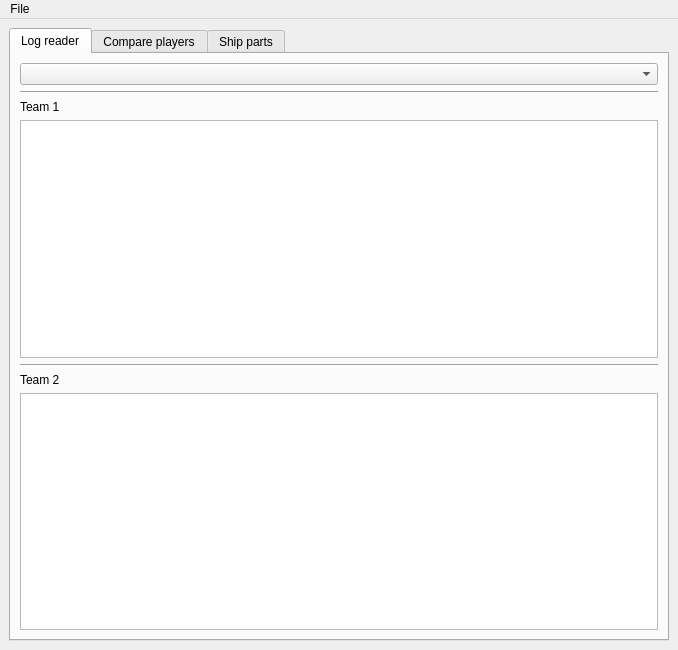
<?xml version="1.0" encoding="UTF-8"?>
<ui version="4.0">
 <class>MainWindow</class>
 <widget class="QMainWindow" name="MainWindow">
  <property name="geometry">
   <rect>
    <x>0</x>
    <y>0</y>
    <width>678</width>
    <height>650</height>
   </rect>
  </property>
  <property name="minimumSize">
   <size>
    <width>460</width>
    <height>300</height>
   </size>
  </property>
  <property name="windowTitle">
   <string>read dem logs - by Tillo</string>
  </property>
  <widget class="QWidget" name="centralwidget">
   <layout class="QGridLayout" name="gridLayout">
    <item row="0" column="0">
     <widget class="QTabWidget" name="tabWidget">
      <property name="layoutDirection">
       <enum>Qt::LeftToRight</enum>
      </property>
      <property name="autoFillBackground">
       <bool>false</bool>
      </property>
      <property name="tabPosition">
       <enum>QTabWidget::North</enum>
      </property>
      <property name="currentIndex">
       <number>0</number>
      </property>
      <property name="elideMode">
       <enum>Qt::ElideNone</enum>
      </property>
      <widget class="QWidget" name="tab_log">
       <property name="accessibleName">
        <string/>
       </property>
       <attribute name="title">
        <string>Log reader</string>
       </attribute>
       <layout class="QGridLayout" name="gridLayout_2">
        <item row="6" column="0">
         <widget class="QTableWidget" name="team2">
          <property name="minimumSize">
           <size>
            <width>430</width>
            <height>0</height>
           </size>
          </property>
          <property name="font">
           <font>
            <pointsize>8</pointsize>
           </font>
          </property>
          <property name="mouseTracking">
           <bool>true</bool>
          </property>
          <property name="toolTip">
           <string notr="true"/>
          </property>
          <property name="toolTipDuration">
           <number>12</number>
          </property>
          <property name="layoutDirection">
           <enum>Qt::LeftToRight</enum>
          </property>
          <property name="frameShape">
           <enum>QFrame::StyledPanel</enum>
          </property>
          <property name="sizeAdjustPolicy">
           <enum>QAbstractScrollArea::AdjustToContents</enum>
          </property>
          <property name="editTriggers">
           <set>QAbstractItemView::NoEditTriggers</set>
          </property>
          <property name="dragDropOverwriteMode">
           <bool>false</bool>
          </property>
          <property name="textElideMode">
           <enum>Qt::ElideMiddle</enum>
          </property>
          <property name="showGrid">
           <bool>true</bool>
          </property>
          <property name="sortingEnabled">
           <bool>false</bool>
          </property>
          <property name="cornerButtonEnabled">
           <bool>false</bool>
          </property>
          <attribute name="horizontalHeaderDefaultSectionSize">
           <number>80</number>
          </attribute>
          <attribute name="horizontalHeaderMinimumSectionSize">
           <number>20</number>
          </attribute>
          <attribute name="horizontalHeaderStretchLastSection">
           <bool>false</bool>
          </attribute>
          <attribute name="verticalHeaderVisible">
           <bool>true</bool>
          </attribute>
          <attribute name="verticalHeaderDefaultSectionSize">
           <number>20</number>
          </attribute>
          <attribute name="verticalHeaderStretchLastSection">
           <bool>false</bool>
          </attribute>
         </widget>
        </item>
        <item row="4" column="0">
         <widget class="Line" name="line">
          <property name="orientation">
           <enum>Qt::Horizontal</enum>
          </property>
         </widget>
        </item>
        <item row="2" column="0">
         <widget class="QLabel" name="label_2">
          <property name="text">
           <string>Team 1</string>
          </property>
         </widget>
        </item>
        <item row="1" column="0">
         <widget class="Line" name="line_2">
          <property name="orientation">
           <enum>Qt::Horizontal</enum>
          </property>
         </widget>
        </item>
        <item row="0" column="0">
         <widget class="QComboBox" name="comboBox">
          <property name="frame">
           <bool>true</bool>
          </property>
         </widget>
        </item>
        <item row="5" column="0">
         <widget class="QLabel" name="label">
          <property name="text">
           <string>Team 2</string>
          </property>
         </widget>
        </item>
        <item row="3" column="0">
         <widget class="QTableWidget" name="team1">
          <property name="minimumSize">
           <size>
            <width>430</width>
            <height>0</height>
           </size>
          </property>
          <property name="font">
           <font>
            <pointsize>8</pointsize>
           </font>
          </property>
          <property name="mouseTracking">
           <bool>true</bool>
          </property>
          <property name="toolTip">
           <string notr="true"/>
          </property>
          <property name="toolTipDuration">
           <number>12</number>
          </property>
          <property name="layoutDirection">
           <enum>Qt::LeftToRight</enum>
          </property>
          <property name="frameShape">
           <enum>QFrame::StyledPanel</enum>
          </property>
          <property name="sizeAdjustPolicy">
           <enum>QAbstractScrollArea::AdjustToContents</enum>
          </property>
          <property name="editTriggers">
           <set>QAbstractItemView::NoEditTriggers</set>
          </property>
          <property name="dragDropOverwriteMode">
           <bool>false</bool>
          </property>
          <property name="textElideMode">
           <enum>Qt::ElideMiddle</enum>
          </property>
          <property name="showGrid">
           <bool>true</bool>
          </property>
          <property name="sortingEnabled">
           <bool>false</bool>
          </property>
          <property name="cornerButtonEnabled">
           <bool>false</bool>
          </property>
          <attribute name="horizontalHeaderDefaultSectionSize">
           <number>80</number>
          </attribute>
          <attribute name="horizontalHeaderMinimumSectionSize">
           <number>20</number>
          </attribute>
          <attribute name="horizontalHeaderStretchLastSection">
           <bool>false</bool>
          </attribute>
          <attribute name="verticalHeaderVisible">
           <bool>true</bool>
          </attribute>
          <attribute name="verticalHeaderDefaultSectionSize">
           <number>20</number>
          </attribute>
          <attribute name="verticalHeaderStretchLastSection">
           <bool>false</bool>
          </attribute>
         </widget>
        </item>
       </layout>
       <zorder>label</zorder>
       <zorder>comboBox</zorder>
       <zorder>team2</zorder>
       <zorder>line</zorder>
       <zorder>label_2</zorder>
       <zorder>line_2</zorder>
       <zorder>team1</zorder>
      </widget>
      <widget class="QWidget" name="tab_player">
       <attribute name="title">
        <string>Compare players</string>
       </attribute>
       <layout class="QGridLayout" name="gridLayout_3">
        <item row="4" column="0" colspan="7">
         <widget class="QTableWidget" name="table_stat">
          <property name="editTriggers">
           <set>QAbstractItemView::NoEditTriggers</set>
          </property>
          <property name="sortingEnabled">
           <bool>false</bool>
          </property>
          <attribute name="horizontalHeaderShowSortIndicator" stdset="0">
           <bool>false</bool>
          </attribute>
          <attribute name="verticalHeaderDefaultSectionSize">
           <number>20</number>
          </attribute>
          <attribute name="verticalHeaderHighlightSections">
           <bool>true</bool>
          </attribute>
          <attribute name="verticalHeaderShowSortIndicator" stdset="0">
           <bool>false</bool>
          </attribute>
         </widget>
        </item>
        <item row="0" column="5" rowspan="3">
         <spacer name="verticalSpacer">
          <property name="orientation">
           <enum>Qt::Vertical</enum>
          </property>
          <property name="sizeHint" stdset="0">
           <size>
            <width>20</width>
            <height>40</height>
           </size>
          </property>
         </spacer>
        </item>
        <item row="0" column="3" rowspan="3">
         <spacer name="verticalSpacer_3">
          <property name="orientation">
           <enum>Qt::Vertical</enum>
          </property>
          <property name="sizeHint" stdset="0">
           <size>
            <width>20</width>
            <height>40</height>
           </size>
          </property>
         </spacer>
        </item>
        <item row="1" column="4">
         <widget class="QLineEdit" name="line_player3"/>
        </item>
        <item row="1" column="6">
         <widget class="QLineEdit" name="line_player4"/>
        </item>
        <item row="0" column="4">
         <widget class="QLabel" name="label_5">
          <property name="text">
           <string>Player 3</string>
          </property>
          <property name="alignment">
           <set>Qt::AlignCenter</set>
          </property>
         </widget>
        </item>
        <item row="0" column="6">
         <widget class="QLabel" name="label_6">
          <property name="text">
           <string>Player 4</string>
          </property>
          <property name="alignment">
           <set>Qt::AlignCenter</set>
          </property>
         </widget>
        </item>
        <item row="3" column="0" colspan="7">
         <widget class="Line" name="line_3">
          <property name="orientation">
           <enum>Qt::Horizontal</enum>
          </property>
         </widget>
        </item>
        <item row="0" column="2">
         <widget class="QLabel" name="label_4">
          <property name="text">
           <string>Player 2</string>
          </property>
          <property name="alignment">
           <set>Qt::AlignCenter</set>
          </property>
         </widget>
        </item>
        <item row="1" column="0">
         <widget class="QLineEdit" name="line_player1"/>
        </item>
        <item row="0" column="1" rowspan="3">
         <spacer name="verticalSpacer_2">
          <property name="orientation">
           <enum>Qt::Vertical</enum>
          </property>
          <property name="sizeHint" stdset="0">
           <size>
            <width>20</width>
            <height>40</height>
           </size>
          </property>
         </spacer>
        </item>
        <item row="1" column="2">
         <widget class="QLineEdit" name="line_player2"/>
        </item>
        <item row="0" column="0">
         <widget class="QLabel" name="label_3">
          <property name="text">
           <string>Player 1</string>
          </property>
          <property name="alignment">
           <set>Qt::AlignCenter</set>
          </property>
         </widget>
        </item>
       </layout>
      </widget>
      <widget class="QWidget" name="tab">
       <attribute name="title">
        <string>Ship parts</string>
       </attribute>
       <layout class="QGridLayout" name="gridLayout_4">
        <item row="1" column="0">
         <widget class="QGroupBox" name="groupBox_3">
          <property name="title">
           <string>Parts you have</string>
          </property>
          <layout class="QGridLayout" name="gridLayout_8">
           <item row="0" column="0">
            <widget class="QTableWidget" name="parts_have">
             <property name="showGrid">
              <bool>true</bool>
             </property>
             <property name="gridStyle">
              <enum>Qt::SolidLine</enum>
             </property>
             <attribute name="horizontalHeaderVisible">
              <bool>false</bool>
             </attribute>
             <attribute name="horizontalHeaderDefaultSectionSize">
              <number>50</number>
             </attribute>
             <attribute name="verticalHeaderDefaultSectionSize">
              <number>20</number>
             </attribute>
            </widget>
           </item>
          </layout>
          <zorder>groupBox_2</zorder>
          <zorder>groupBox</zorder>
          <zorder>parts_have</zorder>
         </widget>
        </item>
        <item row="2" column="1">
         <widget class="QGroupBox" name="groupBox_4">
          <property name="title">
           <string>Materials you need</string>
          </property>
          <layout class="QGridLayout" name="gridLayout_6">
           <item row="0" column="0">
            <widget class="QTableWidget" name="materials_need">
             <property name="editTriggers">
              <set>QAbstractItemView::NoEditTriggers</set>
             </property>
             <property name="showGrid">
              <bool>true</bool>
             </property>
             <property name="gridStyle">
              <enum>Qt::SolidLine</enum>
             </property>
             <attribute name="horizontalHeaderVisible">
              <bool>false</bool>
             </attribute>
             <attribute name="horizontalHeaderDefaultSectionSize">
              <number>50</number>
             </attribute>
             <attribute name="verticalHeaderDefaultSectionSize">
              <number>20</number>
             </attribute>
            </widget>
           </item>
          </layout>
         </widget>
        </item>
        <item row="1" column="1">
         <widget class="QGroupBox" name="groupBox_2">
          <property name="title">
           <string>Materials you have</string>
          </property>
          <layout class="QGridLayout" name="gridLayout_7">
           <item row="0" column="0">
            <widget class="QTableWidget" name="materials_have">
             <property name="showGrid">
              <bool>true</bool>
             </property>
             <property name="gridStyle">
              <enum>Qt::SolidLine</enum>
             </property>
             <attribute name="horizontalHeaderVisible">
              <bool>false</bool>
             </attribute>
             <attribute name="horizontalHeaderDefaultSectionSize">
              <number>50</number>
             </attribute>
             <attribute name="verticalHeaderDefaultSectionSize">
              <number>20</number>
             </attribute>
            </widget>
           </item>
          </layout>
         </widget>
        </item>
        <item row="2" column="0">
         <widget class="QGroupBox" name="groupBox_5">
          <property name="title">
           <string>Parts you need</string>
          </property>
          <layout class="QGridLayout" name="gridLayout_5">
           <item row="0" column="0">
            <widget class="QTableWidget" name="parts_need">
             <property name="editTriggers">
              <set>QAbstractItemView::NoEditTriggers</set>
             </property>
             <property name="showGrid">
              <bool>true</bool>
             </property>
             <property name="gridStyle">
              <enum>Qt::SolidLine</enum>
             </property>
             <attribute name="horizontalHeaderVisible">
              <bool>false</bool>
             </attribute>
             <attribute name="horizontalHeaderDefaultSectionSize">
              <number>50</number>
             </attribute>
             <attribute name="verticalHeaderDefaultSectionSize">
              <number>20</number>
             </attribute>
            </widget>
           </item>
          </layout>
         </widget>
        </item>
        <item row="0" column="0">
         <widget class="QGroupBox" name="groupBox">
          <property name="title">
           <string>Ships</string>
          </property>
          <layout class="QGridLayout" name="gridLayout_9">
           <item row="1" column="0" colspan="2">
            <widget class="QGroupBox" name="groupBox_7">
             <property name="title">
              <string>R15 Craftables</string>
             </property>
             <layout class="QGridLayout" name="gridLayout_11">
              <item row="0" column="1">
               <widget class="QCheckBox" name="fed_s">
                <property name="text">
                 <string>Peregrine</string>
                </property>
               </widget>
              </item>
              <item row="2" column="2">
               <widget class="QCheckBox" name="jericho_l">
                <property name="text">
                 <string>Ronin</string>
                </property>
               </widget>
              </item>
              <item row="1" column="2">
               <widget class="QCheckBox" name="jericho_m">
                <property name="text">
                 <string>Saw One</string>
                </property>
               </widget>
              </item>
              <item row="1" column="1">
               <widget class="QCheckBox" name="fed_m">
                <property name="text">
                 <string>Jaguar</string>
                </property>
               </widget>
              </item>
              <item row="2" column="0">
               <widget class="QCheckBox" name="empire_l">
                <property name="text">
                 <string>Kraken</string>
                </property>
               </widget>
              </item>
              <item row="2" column="1">
               <widget class="QCheckBox" name="fed_l">
                <property name="text">
                 <string>Octopus</string>
                </property>
               </widget>
              </item>
              <item row="0" column="0">
               <widget class="QCheckBox" name="empire_s">
                <property name="text">
                 <string>Cyning</string>
                </property>
               </widget>
              </item>
              <item row="1" column="0">
               <widget class="QCheckBox" name="empire_m">
                <property name="text">
                 <string>Mjolnir</string>
                </property>
               </widget>
              </item>
              <item row="0" column="2">
               <widget class="QCheckBox" name="jericho_s">
                <property name="text">
                 <string>Caltrop</string>
                </property>
               </widget>
              </item>
             </layout>
            </widget>
           </item>
           <item row="2" column="0" rowspan="3" colspan="2">
            <widget class="QGroupBox" name="groupBox_8">
             <property name="title">
              <string>Dessies</string>
             </property>
             <layout class="QGridLayout" name="gridLayout_12">
              <item row="1" column="0">
               <widget class="QCheckBox" name="empire_11">
                <property name="text">
                 <string>Brave</string>
                </property>
               </widget>
              </item>
              <item row="2" column="0">
               <widget class="QCheckBox" name="empire_14">
                <property name="text">
                 <string>Vigilant</string>
                </property>
               </widget>
              </item>
              <item row="0" column="1">
               <widget class="QCheckBox" name="fed_8">
                <property name="text">
                 <string>Procyon</string>
                </property>
               </widget>
              </item>
              <item row="0" column="2">
               <widget class="QCheckBox" name="jericho_8">
                <property name="text">
                 <string>Archon</string>
                </property>
               </widget>
              </item>
              <item row="1" column="1">
               <widget class="QCheckBox" name="fed_11">
                <property name="text">
                 <string>Antares</string>
                </property>
               </widget>
              </item>
              <item row="2" column="2">
               <widget class="QCheckBox" name="jericho_14">
                <property name="text">
                 <string>Tyrant</string>
                </property>
               </widget>
              </item>
              <item row="0" column="0">
               <widget class="QCheckBox" name="empire_8">
                <property name="text">
                 <string>Invincible</string>
                </property>
               </widget>
              </item>
              <item row="2" column="1">
               <widget class="QCheckBox" name="fed_14">
                <property name="text">
                 <string>Sirius</string>
                </property>
               </widget>
              </item>
              <item row="1" column="2">
               <widget class="QCheckBox" name="jericho_11">
                <property name="text">
                 <string>Sibyl</string>
                </property>
               </widget>
              </item>
             </layout>
            </widget>
           </item>
           <item row="1" column="2" rowspan="4">
            <widget class="QGroupBox" name="groupBox_9">
             <property name="title">
              <string>Random</string>
             </property>
             <layout class="QGridLayout" name="gridLayout_13">
              <item row="0" column="0">
               <widget class="QCheckBox" name="spiral">
                <property name="text">
                 <string>Spiral</string>
                </property>
               </widget>
              </item>
              <item row="4" column="0">
               <widget class="QPushButton" name="check_all">
                <property name="text">
                 <string>check all</string>
                </property>
               </widget>
              </item>
              <item row="3" column="0">
               <widget class="QCheckBox" name="dart">
                <property name="text">
                 <string>Dart</string>
                </property>
               </widget>
              </item>
              <item row="1" column="0">
               <widget class="QCheckBox" name="ende">
                <property name="text">
                 <string>Endeavour</string>
                </property>
               </widget>
              </item>
              <item row="5" column="0">
               <widget class="QPushButton" name="uncheck_all">
                <property name="text">
                 <string>uncheck all</string>
                </property>
               </widget>
              </item>
              <item row="2" column="0">
               <widget class="QCheckBox" name="garg">
                <property name="text">
                 <string>Gargoyle</string>
                </property>
               </widget>
              </item>
             </layout>
            </widget>
           </item>
          </layout>
         </widget>
        </item>
        <item row="0" column="1">
         <widget class="QGroupBox" name="groupBox_6">
          <property name="title">
           <string>Progress</string>
          </property>
          <layout class="QGridLayout" name="gridLayout_10">
           <item row="0" column="0">
            <widget class="QTableWidget" name="progress">
             <property name="editTriggers">
              <set>QAbstractItemView::NoEditTriggers</set>
             </property>
             <property name="showGrid">
              <bool>true</bool>
             </property>
             <property name="gridStyle">
              <enum>Qt::SolidLine</enum>
             </property>
             <attribute name="horizontalHeaderVisible">
              <bool>false</bool>
             </attribute>
             <attribute name="horizontalHeaderDefaultSectionSize">
              <number>50</number>
             </attribute>
             <attribute name="verticalHeaderDefaultSectionSize">
              <number>20</number>
             </attribute>
            </widget>
           </item>
          </layout>
         </widget>
        </item>
       </layout>
      </widget>
     </widget>
    </item>
   </layout>
  </widget>
  <widget class="QMenuBar" name="menubar">
   <property name="geometry">
    <rect>
     <x>0</x>
     <y>0</y>
     <width>678</width>
     <height>21</height>
    </rect>
   </property>
   <widget class="QMenu" name="menuOpen">
    <property name="title">
     <string>File</string>
    </property>
    <addaction name="open_file"/>
    <addaction name="separator"/>
    <addaction name="exit_btn"/>
   </widget>
   <addaction name="menuOpen"/>
  </widget>
  <action name="actionOpen">
   <property name="text">
    <string>Open...</string>
   </property>
  </action>
  <action name="actionExit">
   <property name="text">
    <string>Exit</string>
   </property>
  </action>
  <action name="open_file">
   <property name="text">
    <string>Open</string>
   </property>
  </action>
  <action name="exit_btn">
   <property name="text">
    <string>Exit</string>
   </property>
  </action>
  <action name="actionOne">
   <property name="text">
    <string>one</string>
   </property>
  </action>
  <action name="actionDsadas">
   <property name="text">
    <string>dsadas</string>
   </property>
  </action>
 </widget>
 <resources/>
 <connections/>
</ui>
